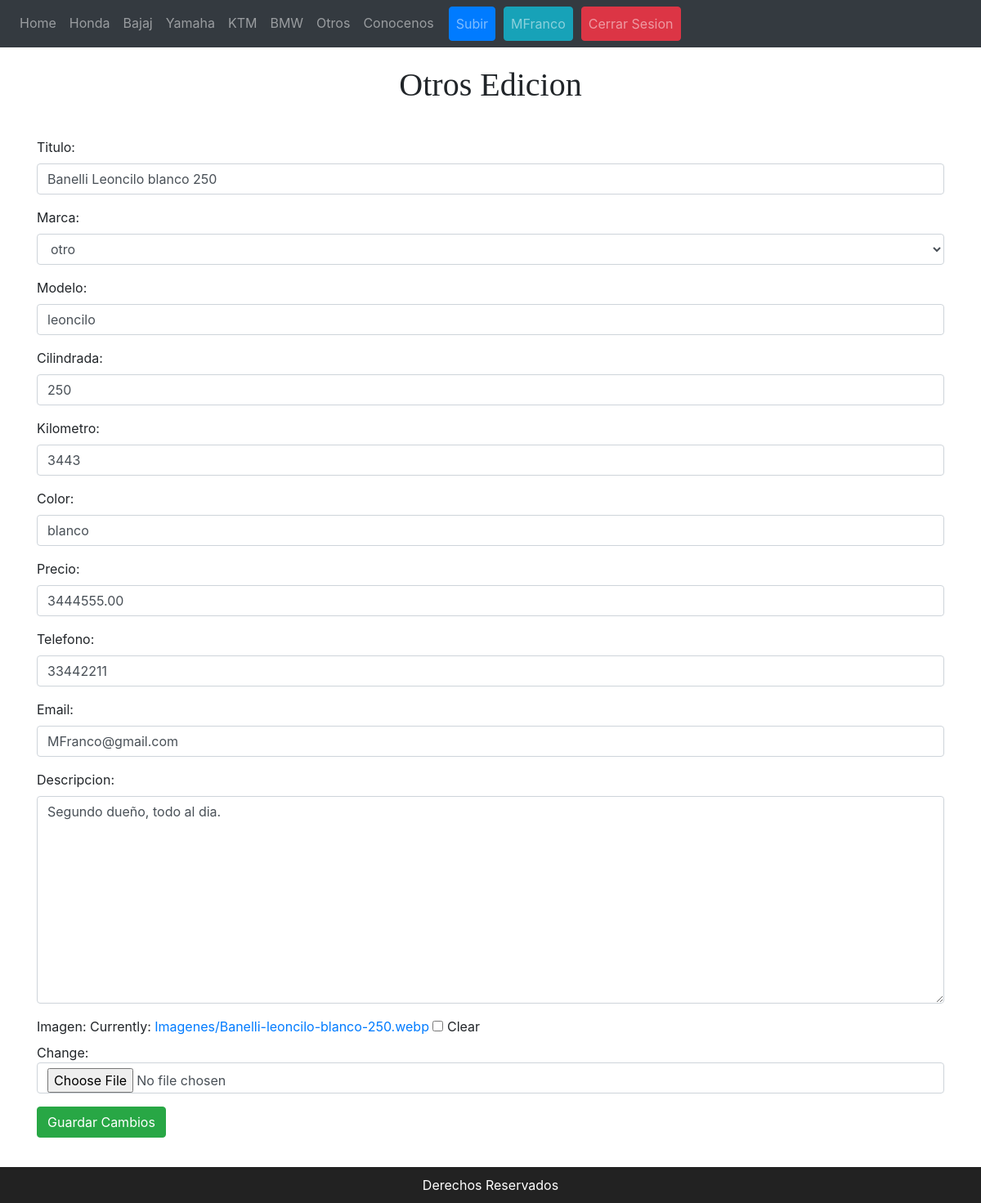
Page /otrosEdicion/71 (signed in) on the committed database.
### blog/models.py (models this page shows, shortened)
class motos(models.Model):
    marcaSeleccion = (
    ('honda','honda'),
    ('bajaj', 'bajaj'),
    ('yamaha','yamaha'),
    ('ktm','ktm'),
    ('bmw','bmw'),
    ('otro', 'otro'),
    )
    usuario = models.ForeignKey(User, on_delete=models.CASCADE, null=True, blank=True)
    titulo = models.CharField(max_length=150)
    marca = models.CharField(max_length=50, choices=marcaSeleccion, default='honda')
    modelo = models.CharField(max_length=50)
    cilindrada = models.IntegerField()
    kilometro = models.IntegerField()
    color = models.CharField(max_length=80)
    precio = models.DecimalField(max_digits=9, decimal_places=2)
    telefono = models.IntegerField()
    email = models.EmailField()
    descripcion = models.TextField(null=True, blank=True)
    imagen = models.ImageField(null=True, blank=True, upload_to="imagenes/")
    publicacion = models.DateTimeField(auto_now_add=True)

### blog/views.py (the view, shortened to what this page needs)
# urls.py: path('otrosEdicion/<int:id>', views.otros_edicion, name='otrosEdicion'),
@login_required
def otros_edicion(request, id):
    if request.method == 'GET':
        moto = get_object_or_404(motos, pk=id, usuario=request.user)
        form = MotoForm(instance=moto)
        return render(request, "otrosEdicion.html", {
            'form': form
        })

### blog/forms.py
class MotoForm(ModelForm):
    def __init__(self, *args, **kwargs):
        super(MotoForm, self).__init__(*args, **kwargs)
        for field_name, field in self.fields.items():
            field.widget.attrs['class'] = 'form-control'
            field.widget.attrs['placeholder'] = field.label
    class Meta:
        model = motos
        fields = ['titulo', 'marca', 'modelo', 'cilindrada', 'kilometro', 'color', 'precio', 'telefono', 'email', 'descripcion', 'imagen']

### blog/templates/otrosEdicion.html (shortened to what this page needs)
{% extends 'base.html' %}
{% block content %}
<h1 class="text-center">Otros Edicion</h1>
<form method="POST" enctype="multipart/form-data">
    {{form.as_p}}
    <button class="btn btn-success">
        Guardar Cambios
    </button>
</form>
{% endblock %}

### blog/templates/base.html (shortened to what this page needs)
{% load static %}
<!DOCTYPE html>
<html lang="en">
<head>
    <link rel="stylesheet" href="https://cdn.jsdelivr.net/npm/bootstrap@4.6.2/dist/css/bootstrap.min.css">
    <link rel="stylesheet" href="{% static '/styles/main.css' %}">
</head>
<body>
    <nav class="navbar navbar-expand-sm bg-dark navbar-dark fixed-top">
        <ul class="navbar-nav">
            <li class="nav-item">
                <a class="nav-link" href="/">Home</a>
            </li>
            <li class="nav-item">
                <a class="nav-link" href="{% url 'honda' %}">Honda</a>
            </li>
            <li class="nav-item">
                <a class="nav-link" href="{% url 'bajaj' %}">Bajaj</a>
            </li>
            <li class="nav-item">
                <a class="nav-link" href="{% url 'yamaha' %}">Yamaha</a>
            </li>
            <li class="nav-item">
                <a class="nav-link" href="{% url 'ktm' %}">KTM</a>
            </li>
            <li class="nav-item">
                <a class="nav-link" href="{% url 'bmw' %}">BMW</a>
            </li>
            <li class="nav-item">
                <a class="nav-link" href="{% url 'otros' %}">Otros</a>
            </li>
            <li class="nav-item">
                <a class="nav-link" href="{% url 'conocenos' %}">Conocenos</a>
            </li>
            {% if user.is_authenticated %}
            <li class="nav-item left">
                <button type="button" class="btn btn-primary sinPadding">
                    <a class="nav-link" href="{% url 'subirpublicacion' %}">Subir</a>
                </button>
            </li>
            <li class="nav-item">
                <button type="button" class="btn btn-info sinPadding">
                    <a class="nav-link" href="{% url 'perfil' %}">{{ user.username }}</a>
                </button>
            </li>
            <li class="nav-item">
                <button type="button" class="btn btn-danger sinPadding">
                    <a class="nav-link" href="{% url 'cerrarsesion' %}">Cerrar Sesion</a>
                </button>
            </li>
            {% endif %}
        </ul>
    </nav>
    <div class="container">
        {% block content %}
        {% endblock %}
    </div>
    <footer>
        Derechos Reservados
    </footer>
</body>
</html>

### blog/static/styles/main.css (style rules this page uses)
.sinPadding { padding: 0px; margin-left: 10px; }
.container { margin-top: 80px; margin-bottom: 80px; }
.text-center { text-align: center; margin: 40px 0px; font-family:'Times New Roman', Times, serif }
footer { position: fixed; left: 0; bottom: 0; width: 100%; background-color: #222222; color: white; text-align: center; padding: 10px 0; }

### rows in the picture
motos: titulo "Banelli Leoncilo blanco 250", marca "otro", modelo "leoncilo", cilindrada "250", kilometro "3443", color "blanco", precio "3444555.00", telefono "33442211", email "MFranco@gmail.com", descripcion "Segundo dueño, todo al dia."

### other values in the picture
{{ user.username }} "MFranco"
